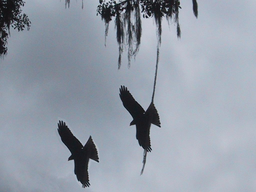
#> input picture im47_t.bmp, 256 x 192 px, shrunk from 1024 x 768 before the run
$ python Serial_SiftMatch.py
#> lines starting #> are read from the running program, lines starting #| are printed output that depends on the picture; after the words box and inside, x2 and y2 are one past the last pixel; in counts of white or black regions, pixels touching at a corner belong together
import cv2 as cv
import numpy as np
import time

img_gray = cv.imread("im47_t.bmp", cv.IMREAD_GRAYSCALE)
#> img_gray: shape (192, 256); min 5, max 225, mean 155.4
img_rgb = cv.imread("im47_t.bmp", cv.IMREAD_COLOR)
#> img_rgb is the input picture: shape (192, 256, 3); mean B, G, R 168.7, 156.5, 148.3

resize_percentage = 100
max_dist = 150

global matched_pts
matched_pts = []
##--------------------


img_gray = cv.resize(img_gray, (
    int(img_gray.shape[1] * resize_percentage / 100),
    int(img_gray.shape[0] * resize_percentage / 100)))

img_rgb = cv.resize(img_rgb, (
    int(img_rgb.shape[1] * resize_percentage / 100), int(img_rgb.shape[0] * resize_percentage / 100)))

sift = cv.xfeatures2d.SIFT_create()
keypoints_sift, descriptors = sift.detectAndCompute(img_gray, None)
#> keypoints_sift = 107 keypoints; strongest (x, y, size): (167, 9, 2), (144, 119, 19.8), (113, 18, 3), (82, 154, 19.2)
img = cv.drawKeypoints(img_rgb, keypoints_sift, None)
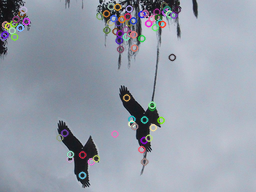
#> img: shape (192, 256, 3); mean B, G, R 169.6, 157.5, 150
cv.imshow(" All Keypoints ", img)

pts1 = np.array([], np.int32)
pts2 = np.array([], np.int32)


def compare_keypoint(descriptor1, descriptor2):
    return np.linalg.norm(descriptor1 - descriptor2)


def apply_sift():
    for index_dis, key_desc_dis in enumerate(descriptors):  # dist = numpy.linalg.norm(a-b)
        for index_ic in range(index_dis + 1, len(keypoints_sift)):
            point1_x = int(round(keypoints_sift[index_dis].pt[0]))
            point1_y = int(round(keypoints_sift[index_dis].pt[1]))
            point2_x = int(round(keypoints_sift[index_ic].pt[0]))
            point2_y = int(round(keypoints_sift[index_ic].pt[1]))
            if point1_x == point2_x & point1_y == point2_y:
                # print("benzer keypoints")
                continue

            dist = compare_keypoint(key_desc_dis, descriptors[index_ic])

            if dist < max_dist:
                matched_pts.append([round(keypoints_sift[index_dis].pt[0]), round(keypoints_sift[index_dis].pt[1]),
                                    round(keypoints_sift[index_ic].pt[0]), round(keypoints_sift[index_ic].pt[1])])
#> this loop made 107 passes
#> after the loop, matched_pts = [[64, 133, 126, 97], [70, 159, 131, 124], [70, 159, 131, 124], [70, 154, 131, 119], [82, 175, 144, 140], [82, 175, 144, 140], [91, 161, 153, 127]]
#| 331.274 ms


def draw(matched_pts):
    for points in matched_pts:
        cv.circle(img_rgb, (points[0], points[1]),
                  4,
                  (0, 0, 255),
                  -1)  # eslesen objeyi isaretlemek icin

        cv.circle(img_rgb, (points[2], points[3]),
                  4,
                  (255, 0, 0),
                  -1)  # eslesen objeyi isaretlemek icin

        img_line = cv.line(img_rgb,
                           (points[0], points[1]),
                           (points[2], points[3]),
                           (0, 255, 0), 1)
#> this loop made 7 passes
#> pass 2, in draw, `img_line = cv.line(img_rgb, (points[0], points[1]), (points[2], points..`:
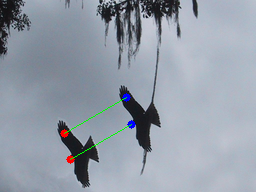
#> img_line: shape (192, 256, 3); mean B, G, R 168.5, 156.6, 148.2
#> after the loop:
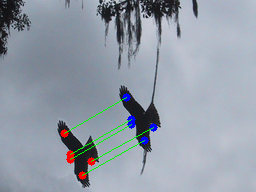
#> img_rgb: shape (192, 256, 3); 1.5% of pixels changed, all inside (x1, y1, x2, y2) = (60, 93, 158, 180)
    cv.imshow("Image", img_rgb)


if __name__ == '__main__':
    time1 = time.time()

    apply_sift()

    time2 = time.time()
    print('{:.3f} ms'.format((time2 - time1) * 1000.0))

    draw(matched_pts)

    cv.waitKey(0)
    cv.destroyAllWindows()

$ run again, with im13_t.bmp copied over im47_t.bmp
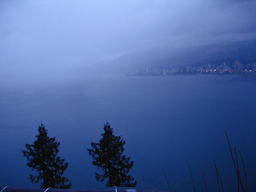
#> input picture im13_t.bmp, 256 x 192 px, shrunk from 1024 x 768 before the run
#> `img_gray = cv.imread("im47_t.bmp", cv.IMREAD_GRAYSCALE)`:
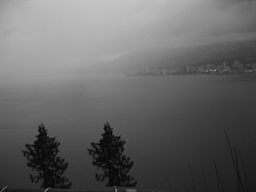
#> img_gray: shape (192, 256); min 3, max 197, mean 100.4
#> img_rgb is the input picture: shape (192, 256, 3); mean B, G, R 156.4, 101.6, 76.4
#> keypoints_sift = 81 keypoints; strongest (x, y, size): (43, 150, 22.3), (108, 149, 22.3), (42, 131, 6.5), (108, 130, 6.4)
#> the loop in apply_sift, `for index_dis, key_desc_dis in enumerate(descriptors):` made 81 passes
#> after the loop in apply_sift, `for index_dis, key_desc_dis in enumerate(descriptors):`: matched_pts = 29 items, first 6: [24, 152, 90, 151], [24, 152, 90, 151], [26, 149, 91, 147], [26, 149, 91, 147], [26, 145, 92, 144], [29, 165, 94, 163]
#| 151.642 ms
#> the loop in draw, `for points in matched_pts:` made 29 passes
#> after the loop in draw, `for points in matched_pts:`:
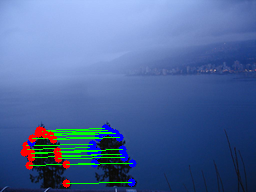
#> img_rgb: shape (192, 256, 3); 4.49% of pixels changed, all inside (x1, y1, x2, y2) = (20, 124, 137, 188)

$ run again, with im1_t.bmp copied over im47_t.bmp
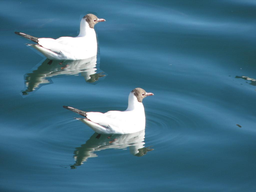
#> input picture im1_t.bmp, 256 x 192 px, shrunk from 1024 x 768 before the run
#> `img_gray = cv.imread("im47_t.bmp", cv.IMREAD_GRAYSCALE)`:
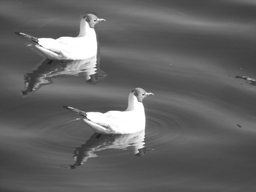
#> img_gray: shape (192, 256); min 30, max 255, mean 100.3
#> img_rgb is the input picture: shape (192, 256, 3); mean B, G, R 134.8, 111.6, 64.9
#> keypoints_sift = 92 keypoints; strongest (x, y, size): (129, 123, 26.5), (81, 48, 25.6), (47, 45, 11.3), (95, 119, 11.1)
#> the loop in apply_sift, `for index_dis, key_desc_dis in enumerate(descriptors):` made 92 passes
#> after the loop in apply_sift, `for index_dis, key_desc_dis in enumerate(descriptors):`: matched_pts = 18 items, first 6: [29, 36, 77, 110], [46, 78, 94, 152], [47, 45, 95, 119], [47, 45, 95, 119], [55, 33, 103, 106], [62, 73, 110, 147]
#| 191.282 ms
#> the loop in draw, `for points in matched_pts:` made 18 passes
#> after the loop in draw, `for points in matched_pts:`:
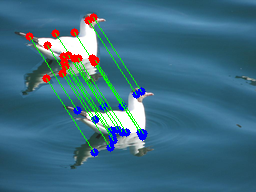
#> img_rgb: shape (192, 256, 3); 4.94% of pixels changed, all inside (x1, y1, x2, y2) = (25, 13, 148, 157)

$ run again, with im40_t.bmp copied over im47_t.bmp
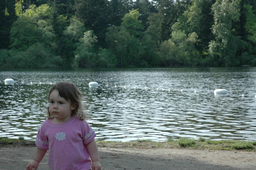
#> input picture im40_t.bmp, 256 x 170 px, shrunk from 1024 x 681 before the run
#> img_rgb is the input picture: shape (170, 256, 3); mean B, G, R 100.8, 105.3, 90.8
#> keypoints_sift = 390 keypoints; strongest (x, y, size): (17, 137, 1.9), (26, 138, 2.2), (27, 111, 2.5), (6, 81, 4)
#> `img = cv.drawKeypoints(img_rgb, keypoints_sift, None)`:
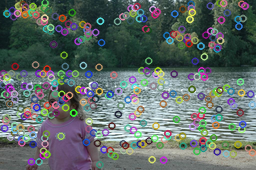
#> img: shape (170, 256, 3); mean B, G, R 104.2, 107.2, 95.9
#> after the loop in apply_sift, `for index_dis, key_desc_dis in enumerate(descriptors):`: matched_pts = [[38, 73, 43, 73], [141, 70, 146, 70], [146, 70, 158, 70], [148, 73, 155, 73], [148, 73, 160, 73], [155, 73, 160, 73]]
#| 2309.042 ms
#> the loop in draw, `for points in matched_pts:` made 6 passes
#> after the loop in draw, `for points in matched_pts:`:
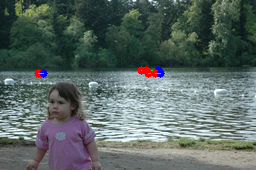
#> img_rgb: shape (170, 256, 3); 0.7% of pixels changed, all inside (x1, y1, x2, y2) = (34, 66, 165, 78)
